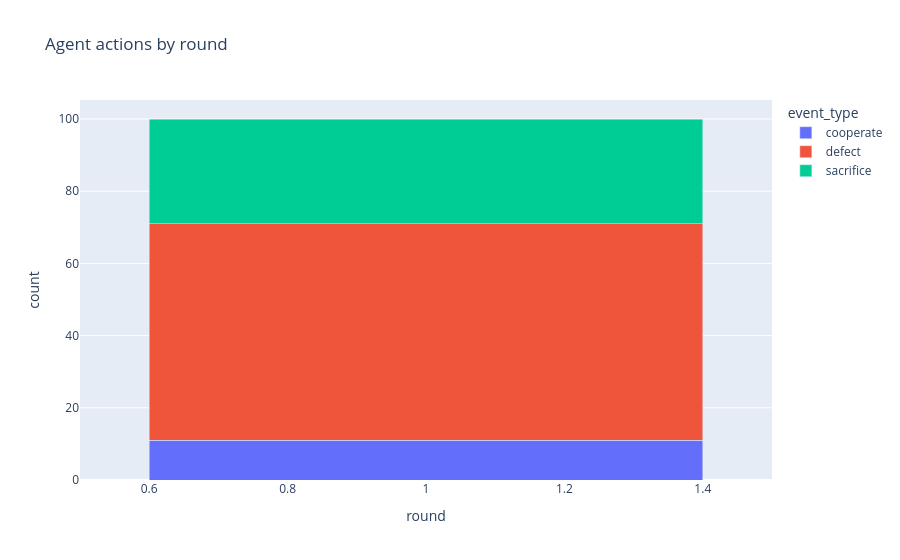
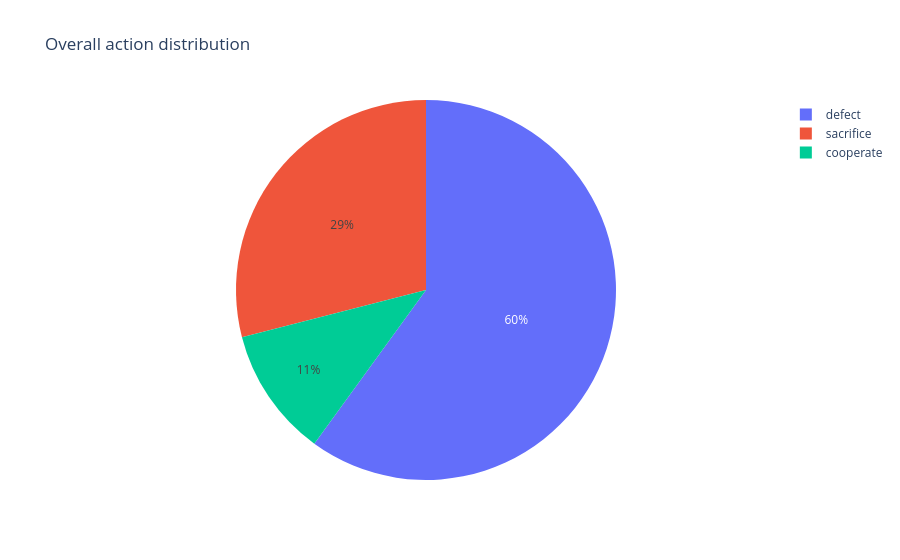

Notebook cell for these charts, in order:
### Markdown cell above
## 4. Analyze the baseline run

Start with action counts and the event time series for one baseline run. Then use the parameter sweep with multiple seeds to estimate variation. A single seed is useful for debugging, not statistical inference.

### Code cell
round_summary = (
    events_df.groupby(["round", "event_type"])
    .size().reset_index(name="count")
)
fig = px.bar(
    round_summary, x="round", y="count", color="event_type",
    barmode="stack", title="Agent actions by round"
)
fig.show()

action_counts = events_df["event_type"].value_counts().rename_axis("action").reset_index(name="count")
px.pie(action_counts, names="action", values="count", title="Overall action distribution").show()

### Figure 1 — Plotly figure (JSON) as saved in the notebook; plotly's stock layout.template omitted (floating-point values rounded to 4 significant figures)
{"data": [{"hovertemplate": "event_type=cooperate<br>round=%{x}<br>count=%{y}<extra></extra>", "legendgroup": "cooperate", "marker": {"color": "#636efa", "pattern": {"shape": ""}}, "name": "cooperate", "orientation": "v", "showlegend": true, "textposition": "auto", "type": "bar", "x": [1], "xaxis": "x", "y": [11], "yaxis": "y"}, {"hovertemplate": "event_type=defect<br>round=%{x}<br>count=%{y}<extra></extra>", "legendgroup": "defect", "marker": {"color": "#EF553B", "pattern": {"shape": ""}}, "name": "defect", "orientation": "v", "showlegend": true, "textposition": "auto", "type": "bar", "x": [1], "xaxis": "x", "y": [60], "yaxis": "y"}, {"hovertemplate": "event_type=sacrifice<br>round=%{x}<br>count=%{y}<extra></extra>", "legendgroup": "sacrifice", "marker": {"color": "#00cc96", "pattern": {"shape": ""}}, "name": "sacrifice", "orientation": "v", "showlegend": true, "textposition": "auto", "type": "bar", "x": [1], "xaxis": "x", "y": [29], "yaxis": "y"}], "layout": {"barmode": "stack", "legend": {"title": {"text": "event_type"}, "tracegroupgap": 0}, "title": {"text": "Agent actions by round"}, "xaxis": {"anchor": "y", "domain": [0, 1], "title": {"text": "round"}}, "yaxis": {"anchor": "x", "domain": [0, 1], "title": {"text": "count"}}}}

### Figure 2 — Plotly figure (JSON) as saved in the notebook; plotly's stock layout.template omitted (floating-point values rounded to 4 significant figures)
{"data": [{"domain": {"x": [0, 1], "y": [0, 1]}, "hovertemplate": "action=%{label}<br>count=%{value}<extra></extra>", "labels": ["defect", "sacrifice", "cooperate"], "legendgroup": "", "name": "", "showlegend": true, "type": "pie", "values": [60, 29, 11]}], "layout": {"legend": {"tracegroupgap": 0}, "title": {"text": "Overall action distribution"}}}
